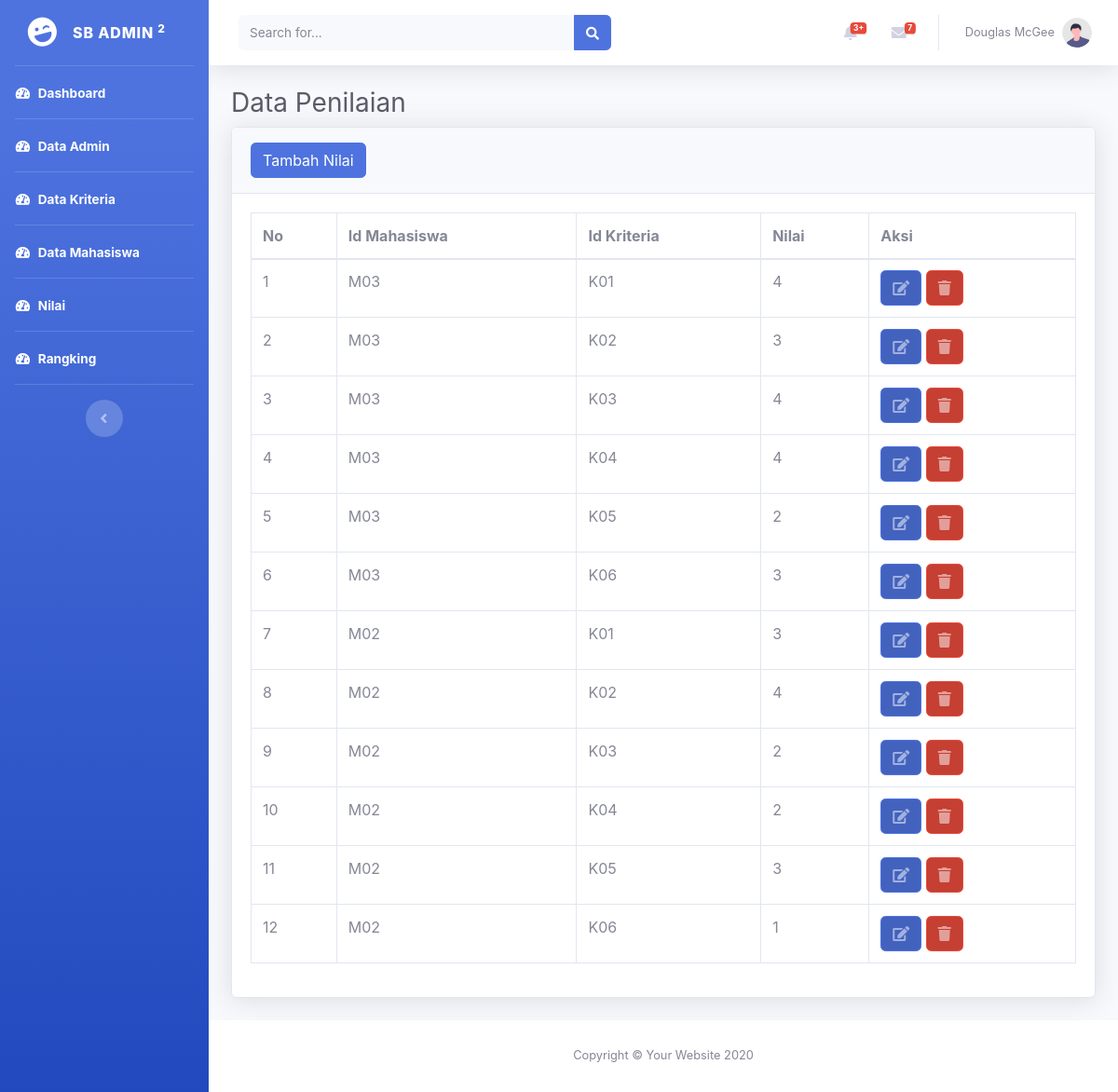
The page /index.php/data_nilai on the database its author committed.
### tables this page shows
CREATE TABLE `nilai` (
  `id_nilai` int(4) NOT NULL,
  `id_mahasiswa` varchar(3) NOT NULL,
  `id_kriteria` varchar(3) NOT NULL,
  `nilai` int(1) NOT NULL,
  `hkuadrat` int(10) NOT NULL
);

### application/controllers/Data_nilai.php (called while the page is built, shortened)
<?php
class Data_nilai extends CI_Controller {
    public function index()
    {
        $data['nilai']= $this->beasiswa_model->get_data('nilai')->result();
        $data['mahasiswa']= $this->beasiswa_model->get_data('mahasiswa')->result();
        $data['kriteria']= $this->beasiswa_model->get_data('kriteria')->result();
        $this->load->view('templates/header');
        $this->load->view('templates/sidebar');
        $this->load->view('hitung/data_nilai',$data);
        $this->load->view('templates/footer');
    }
}
?>

### index.php (called while the page is built, shortened)
<?php
require_once BASEPATH.'core/CodeIgniter.php';

### application/models/beasiswa_model.php (called while the page is built, shortened)
<?php
class beasiswa_model extends CI_model {
  public function get_data($table){
    return $this->db->get($table);
  }
}
?>

### application/views/hitung/data_nilai.php (the view, shortened to what this page needs)
    <div class="container-fluid">
        <h1 class="h3 mb-2 text-gray-800">Data Penilaian</h1>
        <div class="card shadow mb-4">
            <div class="card-header py-3">
                <a href="<?php echo base_url ('data_nilai/tambah_nilai') ?>" class="btn btn-primary btn-icon-split">
                    <span class="text">Tambah Nilai</span>
                </a>
            </div>
            <div class="card-body">
                <div class="table-responsive">
                    <table class="table table-bordered" id="dataTable" width="100%" cellspacing="0">
                        <thead>
                            <tr>
                                <th>No</th>
                                <th>Id Mahasiswa</th>
                                <th>Id Kriteria</th>
                                <th>Nilai</th>
                                <th>Aksi</th>
                            </tr>
                        </thead>
                        <tbody>
                            <?php
                            $no=1;
                                foreach($nilai as $n) : ?>
                                <tr>
                                    <td><?php echo $no++ ?></td>
                                    <td><?php echo $n->id_mahasiswa ?></td>
                                    <td><?php echo $n->id_kriteria ?></td>
                                    <td><?php echo $n->nilai?></td>
                                    <td>
                                        <a href="<?php echo base_url('data_nilai/update_nilai/').$n->id_nilai ?>" class="btn btn-primary btn-icon-split">
                                            <span class="icon text-white-50"><i class="fas fa-edit"></i></span>
                                        </a>
                                        <a href="<?php echo base_url('data_nilai/delete_nilai/').$n->id_nilai ?>" class="btn btn-danger btn-icon-split">
                                            <span class="icon text-white-50"><i class="fas fa-trash"></i></span>
                                        </a>
                                    </td>
                                </tr>
                            <?php endforeach; ?>
                        </tbody>
                    </table>
                </div>
            </div>
        </div>
    </div>
</div>

### rows shown on the page
nilai: id_mahasiswa "M03", id_kriteria "K01", nilai "4"
nilai: id_mahasiswa "M03", id_kriteria "K02", nilai "3"
nilai: id_mahasiswa "M03", id_kriteria "K03", nilai "4"
nilai: id_mahasiswa "M03", id_kriteria "K04", nilai "4"
nilai: id_mahasiswa "M03", id_kriteria "K05", nilai "2"
nilai: id_mahasiswa "M03", id_kriteria "K06", nilai "3"
nilai: id_mahasiswa "M02", id_kriteria "K01", nilai "3"
nilai: id_mahasiswa "M02", id_kriteria "K02", nilai "4"
nilai: id_mahasiswa "M02", id_kriteria "K03", nilai "2"
nilai: id_mahasiswa "M02", id_kriteria "K04", nilai "2"
nilai: id_mahasiswa "M02", id_kriteria "K05", nilai "3"
nilai: id_mahasiswa "M02", id_kriteria "K06", nilai "1"
